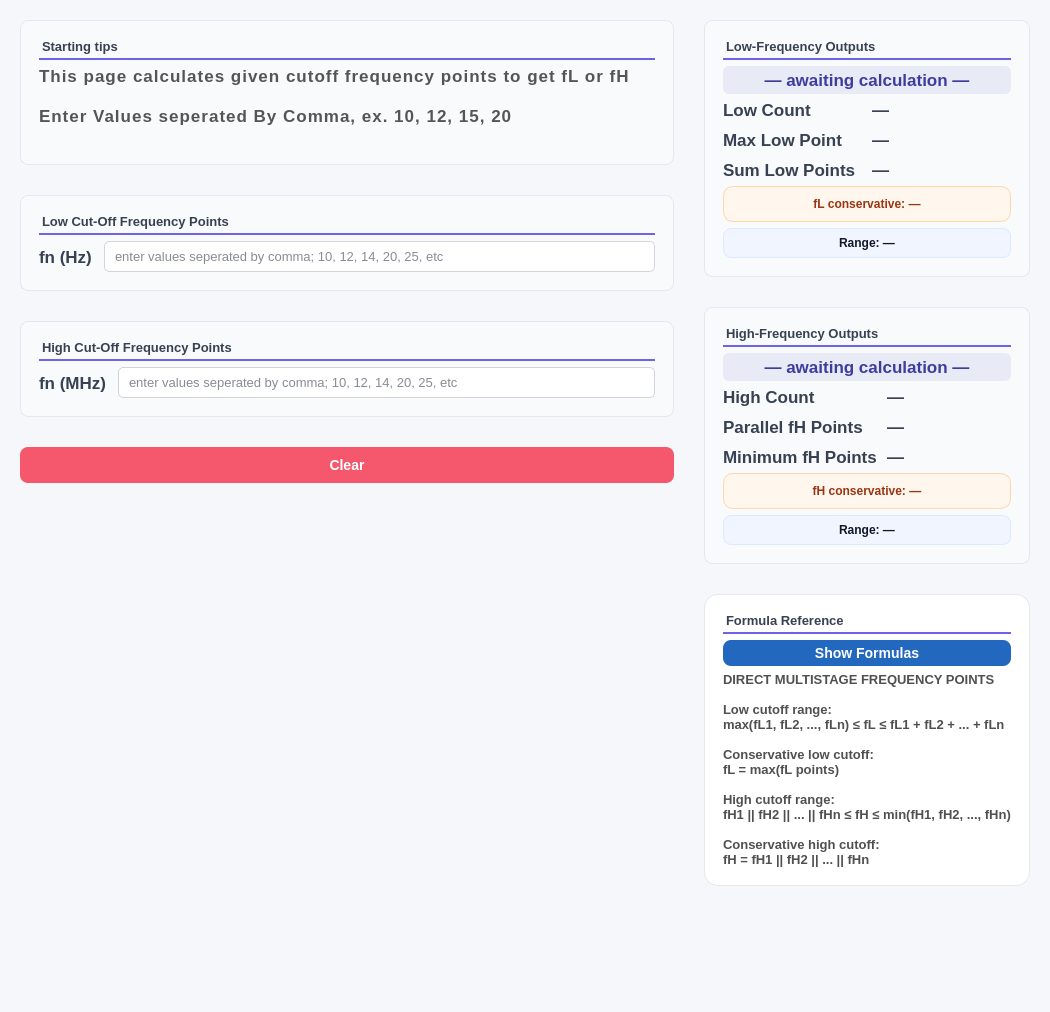
<?xml version="1.0" encoding="UTF-8"?>
<ui version="4.0">
 <class>CutoffFrequency</class>
 <widget class="QWidget" name="CutoffFrequency">
  <property name="geometry">
   <rect>
    <x>0</x>
    <y>0</y>
    <width>1050</width>
    <height>1012</height>
   </rect>
  </property>
  <property name="sizePolicy">
   <sizepolicy hsizetype="Preferred" vsizetype="Fixed">
    <horstretch>0</horstretch>
    <verstretch>0</verstretch>
   </sizepolicy>
  </property>
  <property name="windowTitle">
   <string>CE-CC Multistage Frequency Response</string>
  </property>
  <property name="styleSheet">
   <string notr="true">QWidget {
background-color: #f5f7fa;
}
QLineEdit {
    background-color: #ffffff;
    border: 1px solid #d1d5db;
    border-radius: 5px;

    padding: 6px 8px;

    color: #111827;
    font-size: 13px;
    font-family: &quot;JetBrains Mono&quot;, &quot;Consolas&quot;, monospace;
}

QLineEdit:focus {
    border: 1px solid #667EEA;
    background-color: #f9fafb;
}
QLabel {
    color: #374151;
    font-family: &quot;Rockwell&quot;;
    font-size: 13pt;
    font-weight: bold;
    background: transparent;
    border: none;
}
QLineEdit:disabled {
    background-color: #f1f5f9;
    color: #94a3b8;
    border: 1px solid #cbd5e1;
}</string>
  </property>
  <layout class="QHBoxLayout" name="horizontalLayout">
   <property name="spacing">
    <number>30</number>
   </property>
   <property name="leftMargin">
    <number>20</number>
   </property>
   <property name="topMargin">
    <number>20</number>
   </property>
   <property name="rightMargin">
    <number>20</number>
   </property>
   <property name="bottomMargin">
    <number>20</number>
   </property>
   <item>
    <layout class="QVBoxLayout" name="layoutLeftColumn">
     <item>
      <widget class="QFrame" name="cardGeneral">
       <property name="maximumSize">
        <size>
         <width>1000</width>
         <height>16777215</height>
        </size>
       </property>
       <property name="styleSheet">
        <string notr="true">#cardGeneral { 
background-color: #f8fafc;
color: #334155;
border-radius: 8px;
border: 1px solid #e2e8f0;
}
</string>
       </property>
       <property name="card" stdset="0">
        <bool>true</bool>
       </property>
       <layout class="QVBoxLayout" name="verticalLayoutGeneral">
        <property name="leftMargin">
         <number>18</number>
        </property>
        <property name="topMargin">
         <number>18</number>
        </property>
        <property name="rightMargin">
         <number>18</number>
        </property>
        <property name="bottomMargin">
         <number>18</number>
        </property>
        <item>
         <widget class="QLabel" name="labelStartingTips">
          <property name="sizePolicy">
           <sizepolicy hsizetype="Preferred" vsizetype="Fixed">
            <horstretch>0</horstretch>
            <verstretch>0</verstretch>
           </sizepolicy>
          </property>
          <property name="styleSheet">
           <string notr="true">QLabel {
    color: #374151;
    font-size: 13px;
    font-weight: 600;
	background-color: transparent;
    padding-bottom: 4px;
    border: none;
    border-bottom: 2px solid #6D63E8;
	
	
	font: 13pt &quot;Rockwell&quot;;
}</string>
          </property>
          <property name="text">
           <string>Starting tips</string>
          </property>
          <property name="sectionTitle" stdset="0">
           <bool>true</bool>
          </property>
         </widget>
        </item>
        <item>
         <widget class="QLabel" name="labelNote">
          <property name="sizePolicy">
           <sizepolicy hsizetype="Preferred" vsizetype="Fixed">
            <horstretch>0</horstretch>
            <verstretch>0</verstretch>
           </sizepolicy>
          </property>
          <property name="styleSheet">
           <string notr="true">font: 600 10pt 'Segoe UI'; color: rgb(85, 85, 85); letter-spacing: 1px;</string>
          </property>
          <property name="text">
           <string>This page calculates given cutoff frequency points to get fL or fH

Enter Values seperated By Comma, ex. 10, 12, 15, 20</string>
          </property>
         </widget>
        </item>
        <item>
         <spacer name="verticalSpacer_3">
          <property name="orientation">
           <enum>Qt::Orientation::Vertical</enum>
          </property>
          <property name="sizeType">
           <enum>QSizePolicy::Policy::Fixed</enum>
          </property>
          <property name="sizeHint" stdset="0">
           <size>
            <width>20</width>
            <height>20</height>
           </size>
          </property>
         </spacer>
        </item>
       </layout>
      </widget>
     </item>
     <item>
      <widget class="QFrame" name="cardStages">
       <property name="maximumSize">
        <size>
         <width>1000</width>
         <height>16777215</height>
        </size>
       </property>
       <property name="styleSheet">
        <string notr="true">#cardStages { 
background-color: #f8fafc;
color: #334155;
border-radius: 8px;
border: 1px solid #e2e8f0;
}
</string>
       </property>
       <property name="card" stdset="0">
        <bool>true</bool>
       </property>
       <layout class="QHBoxLayout" name="layoutStages">
        <property name="leftMargin">
         <number>18</number>
        </property>
        <property name="topMargin">
         <number>18</number>
        </property>
        <property name="rightMargin">
         <number>18</number>
        </property>
        <property name="bottomMargin">
         <number>18</number>
        </property>
        <item>
         <layout class="QVBoxLayout" name="layoutCE">
          <item>
           <widget class="QLabel" name="labelCETitle">
            <property name="sizePolicy">
             <sizepolicy hsizetype="Preferred" vsizetype="Fixed">
              <horstretch>0</horstretch>
              <verstretch>0</verstretch>
             </sizepolicy>
            </property>
            <property name="styleSheet">
             <string notr="true">QLabel {
    color: #374151;
    font-size: 13px;
    font-weight: 600;
	background-color: transparent;
    padding-bottom: 4px;
    border: none;
    border-bottom: 2px solid #6D63E8;
	
	
	font: 13pt &quot;Rockwell&quot;;
}</string>
            </property>
            <property name="text">
             <string>Low Cut-Off Frequency Points</string>
            </property>
            <property name="sectionTitle" stdset="0">
             <bool>true</bool>
            </property>
           </widget>
          </item>
          <item>
           <layout class="QGridLayout" name="gridCE">
            <property name="horizontalSpacing">
             <number>12</number>
            </property>
            <property name="verticalSpacing">
             <number>8</number>
            </property>
            <item row="0" column="0">
             <widget class="QLabel" name="labelfn">
              <property name="text">
               <string>fn (Hz)</string>
              </property>
              <property name="fieldLabel" stdset="0">
               <bool>true</bool>
              </property>
             </widget>
            </item>
            <item row="0" column="1">
             <widget class="QLineEdit" name="lineLowPoints">
              <property name="placeholderText">
               <string>enter values seperated by comma; 10, 12, 14, 20, 25, etc</string>
              </property>
             </widget>
            </item>
           </layout>
          </item>
         </layout>
        </item>
       </layout>
      </widget>
     </item>
     <item>
      <widget class="QFrame" name="cardStages_2">
       <property name="maximumSize">
        <size>
         <width>1000</width>
         <height>16777215</height>
        </size>
       </property>
       <property name="styleSheet">
        <string notr="true">#cardStages_2 { 
background-color: #f8fafc;
color: #334155;
border-radius: 8px;
border: 1px solid #e2e8f0;
}
</string>
       </property>
       <property name="card" stdset="0">
        <bool>true</bool>
       </property>
       <layout class="QHBoxLayout" name="layoutStages_2">
        <property name="leftMargin">
         <number>18</number>
        </property>
        <property name="topMargin">
         <number>18</number>
        </property>
        <property name="rightMargin">
         <number>18</number>
        </property>
        <property name="bottomMargin">
         <number>18</number>
        </property>
        <item>
         <layout class="QVBoxLayout" name="layoutCC_2">
          <item>
           <widget class="QLabel" name="labelCCTitle">
            <property name="sizePolicy">
             <sizepolicy hsizetype="Preferred" vsizetype="Fixed">
              <horstretch>0</horstretch>
              <verstretch>0</verstretch>
             </sizepolicy>
            </property>
            <property name="styleSheet">
             <string notr="true">QLabel {
    color: #374151;
    font-size: 13px;
    font-weight: 600;
	background-color: transparent;
    padding-bottom: 4px;
    border: none;
    border-bottom: 2px solid #6D63E8;
	
	
	font: 13pt &quot;Rockwell&quot;;
}</string>
            </property>
            <property name="text">
             <string>High Cut-Off Frequency Points</string>
            </property>
            <property name="sectionTitle" stdset="0">
             <bool>true</bool>
            </property>
           </widget>
          </item>
          <item>
           <layout class="QGridLayout" name="gridCC">
            <property name="horizontalSpacing">
             <number>12</number>
            </property>
            <property name="verticalSpacing">
             <number>8</number>
            </property>
            <item row="0" column="0">
             <widget class="QLabel" name="labelHighfn">
              <property name="text">
               <string>fn (MHz)</string>
              </property>
              <property name="fieldLabel" stdset="0">
               <bool>true</bool>
              </property>
             </widget>
            </item>
            <item row="0" column="1">
             <widget class="QLineEdit" name="lineHighPoints">
              <property name="placeholderText">
               <string>enter values seperated by comma; 10, 12, 14, 20, 25, etc</string>
              </property>
             </widget>
            </item>
           </layout>
          </item>
         </layout>
        </item>
       </layout>
      </widget>
     </item>
     <item>
      <widget class="QPushButton" name="pushButtonClear">
       <property name="cursor">
        <cursorShape>PointingHandCursor</cursorShape>
       </property>
       <property name="styleSheet">
        <string notr="true">QPushButton {
    background-color: #f5576c;
    color: white;
    border: none;
    border-radius: 8px;
    font-size: 14px;
    font-weight: 600; /* 'Semi-bold' for the Inter font vibe */
    padding: 10px 20px;
}

QPushButton:hover {
    background-color: #e5475c;
}

QPushButton:pressed {
    background-color: #d93f53; /* slightly darker for click feedback */
}

QPushButton:disabled {
    background-color: #e0e0e0;
    color: #999999;
}
</string>
       </property>
       <property name="text">
        <string>Clear</string>
       </property>
      </widget>
     </item>
     <item>
      <spacer name="verticalSpacer">
       <property name="orientation">
        <enum>Qt::Orientation::Vertical</enum>
       </property>
       <property name="sizeHint" stdset="0">
        <size>
         <width>20</width>
         <height>40</height>
        </size>
       </property>
      </spacer>
     </item>
    </layout>
   </item>
   <item>
    <layout class="QVBoxLayout" name="verticalLayout_2">
     <item>
      <layout class="QVBoxLayout" name="verticalLayout">
       <item>
        <widget class="QFrame" name="cardOutputs">
         <property name="styleSheet">
          <string notr="true">#cardOutputs { 
background-color: #f8fafc;
color: #334155;
border-radius: 8px;
border: 1px solid #e2e8f0;
}
</string>
         </property>
         <property name="card" stdset="0">
          <bool>true</bool>
         </property>
         <layout class="QVBoxLayout" name="verticalLayoutOutputs">
          <property name="leftMargin">
           <number>18</number>
          </property>
          <property name="topMargin">
           <number>18</number>
          </property>
          <property name="rightMargin">
           <number>18</number>
          </property>
          <property name="bottomMargin">
           <number>18</number>
          </property>
          <item>
           <widget class="QLabel" name="labelLowTitle">
            <property name="sizePolicy">
             <sizepolicy hsizetype="Preferred" vsizetype="Fixed">
              <horstretch>0</horstretch>
              <verstretch>0</verstretch>
             </sizepolicy>
            </property>
            <property name="styleSheet">
             <string notr="true">QLabel {
    color: #374151;
    font-size: 13px;
    font-weight: 600;
	background-color: transparent;
    padding-bottom: 4px;
    border: none;
    border-bottom: 2px solid #6D63E8;
	
	
	font: 13pt &quot;Rockwell&quot;;
}</string>
            </property>
            <property name="text">
             <string>Low-Frequency Outputs</string>
            </property>
            <property name="sectionTitle" stdset="0">
             <bool>true</bool>
            </property>
           </widget>
          </item>
          <item>
           <widget class="QLabel" name="labelLowMode">
            <property name="styleSheet">
             <string notr="true">QLabel {
    background-color: #e8eaf6;
    color: #3d3d9e;
    border-radius: 6px;
    font: 700 11pt &quot;Rockwell&quot;;
    padding: 4px 14px; 
    qproperty-alignment: AlignCenter;
}</string>
            </property>
            <property name="text">
             <string>— awaiting calculation —</string>
            </property>
            <property name="alignment">
             <set>Qt::AlignmentFlag::AlignCenter</set>
            </property>
           </widget>
          </item>
          <item>
           <layout class="QGridLayout" name="gridHighOutputs_2">
            <property name="spacing">
             <number>10</number>
            </property>
            <item row="1" column="0">
             <widget class="QLabel" name="labelLowMaxTitle">
              <property name="styleSheet">
               <string notr="true">QLabel {
    color: #374151;
    font-family: &quot;Rockwell&quot;;
    font-size: 13pt;
    font-weight: bold;
    background: transparent;
    border: none;
}</string>
              </property>
              <property name="text">
               <string>Max Low Point</string>
              </property>
              <property name="fieldLabel" stdset="0">
               <bool>true</bool>
              </property>
             </widget>
            </item>
            <item row="0" column="0">
             <widget class="QLabel" name="labelLowCountTitle">
              <property name="styleSheet">
               <string notr="true">QLabel {
    color: #374151;
    font-family: &quot;Rockwell&quot;;
    font-size: 13pt;
    font-weight: bold;
    background: transparent;
    border: none;
}</string>
              </property>
              <property name="text">
               <string>Low Count</string>
              </property>
              <property name="fieldLabel" stdset="0">
               <bool>true</bool>
              </property>
             </widget>
            </item>
            <item row="1" column="1">
             <widget class="QLabel" name="labelLowMax">
              <property name="text">
               <string>—</string>
              </property>
              <property name="outputBox" stdset="0">
               <bool>true</bool>
              </property>
             </widget>
            </item>
            <item row="2" column="1">
             <widget class="QLabel" name="labelLowSum">
              <property name="text">
               <string>—</string>
              </property>
              <property name="outputBox" stdset="0">
               <bool>true</bool>
              </property>
             </widget>
            </item>
            <item row="0" column="1">
             <widget class="QLabel" name="labelLowCount">
              <property name="text">
               <string>—</string>
              </property>
              <property name="outputBox" stdset="0">
               <bool>true</bool>
              </property>
             </widget>
            </item>
            <item row="2" column="0">
             <widget class="QLabel" name="labelLowSumTitle">
              <property name="text">
               <string>Sum Low Points</string>
              </property>
              <property name="fieldLabel" stdset="0">
               <bool>true</bool>
              </property>
             </widget>
            </item>
           </layout>
          </item>
          <item>
           <widget class="QLabel" name="labelFLConservative">
            <property name="styleSheet">
             <string notr="true">QLabel {
    background-color: #fff7ed;
    border: 1px solid #fed7aa;
    border-radius: 10px;
    padding: 10px;
    color: #9a3412;
    font-size: 12px;
    font-weight: 700;
}</string>
            </property>
            <property name="text">
             <string>fL conservative: —</string>
            </property>
            <property name="alignment">
             <set>Qt::AlignmentFlag::AlignCenter</set>
            </property>
           </widget>
          </item>
          <item>
           <widget class="QLabel" name="labelFLRange">
            <property name="styleSheet">
             <string notr="true">QLabel {
    background-color: #f0f5ff;
    border: 1px solid #dbeafe;
    border-radius: 8px;
    padding: 7px 5px;
    color: #111827;
    font-size: 12px;
}</string>
            </property>
            <property name="text">
             <string>Range: —</string>
            </property>
            <property name="alignment">
             <set>Qt::AlignmentFlag::AlignCenter</set>
            </property>
           </widget>
          </item>
         </layout>
        </widget>
       </item>
       <item>
        <widget class="QFrame" name="cardOutputs_2">
         <property name="styleSheet">
          <string notr="true">#cardOutputs_2 { 
background-color: #f8fafc;
color: #334155;
border-radius: 8px;
border: 1px solid #e2e8f0;
}
</string>
         </property>
         <property name="card" stdset="0">
          <bool>true</bool>
         </property>
         <layout class="QVBoxLayout" name="verticalLayoutOutputs_2">
          <property name="leftMargin">
           <number>18</number>
          </property>
          <property name="topMargin">
           <number>18</number>
          </property>
          <property name="rightMargin">
           <number>18</number>
          </property>
          <property name="bottomMargin">
           <number>18</number>
          </property>
          <item>
           <widget class="QLabel" name="labelHighTitle">
            <property name="sizePolicy">
             <sizepolicy hsizetype="Preferred" vsizetype="Fixed">
              <horstretch>0</horstretch>
              <verstretch>0</verstretch>
             </sizepolicy>
            </property>
            <property name="styleSheet">
             <string notr="true">QLabel {
    color: #374151;
    font-size: 13px;
    font-weight: 600;
	background-color: transparent;
    padding-bottom: 4px;
    border: none;
    border-bottom: 2px solid #6D63E8;
	
	
	font: 13pt &quot;Rockwell&quot;;
}</string>
            </property>
            <property name="text">
             <string>High-Frequency Outputs</string>
            </property>
            <property name="sectionTitle" stdset="0">
             <bool>true</bool>
            </property>
           </widget>
          </item>
          <item>
           <widget class="QLabel" name="labelHighMode">
            <property name="styleSheet">
             <string notr="true">QLabel {
    background-color: #e8eaf6;
    color: #3d3d9e;
    border-radius: 6px;
    font: 700 11pt &quot;Rockwell&quot;;
    padding: 4px 14px; 
    qproperty-alignment: AlignCenter;
}</string>
            </property>
            <property name="text">
             <string>— awaiting calculation —</string>
            </property>
            <property name="alignment">
             <set>Qt::AlignmentFlag::AlignCenter</set>
            </property>
           </widget>
          </item>
          <item>
           <layout class="QGridLayout" name="gridHighOutputs">
            <property name="spacing">
             <number>10</number>
            </property>
            <item row="2" column="1">
             <widget class="QLabel" name="labelHighMin">
              <property name="text">
               <string>—</string>
              </property>
              <property name="outputBox" stdset="0">
               <bool>true</bool>
              </property>
             </widget>
            </item>
            <item row="1" column="1">
             <widget class="QLabel" name="labelHighParallel">
              <property name="text">
               <string>—</string>
              </property>
              <property name="outputBox" stdset="0">
               <bool>true</bool>
              </property>
             </widget>
            </item>
            <item row="1" column="0">
             <widget class="QLabel" name="labelHighParallelTitle">
              <property name="text">
               <string>Parallel fH Points</string>
              </property>
              <property name="fieldLabel" stdset="0">
               <bool>true</bool>
              </property>
             </widget>
            </item>
            <item row="0" column="1">
             <widget class="QLabel" name="labelHighCount">
              <property name="text">
               <string>—</string>
              </property>
              <property name="outputBox" stdset="0">
               <bool>true</bool>
              </property>
             </widget>
            </item>
            <item row="2" column="0">
             <widget class="QLabel" name="labelHighMinTitle">
              <property name="text">
               <string>Minimum fH Points</string>
              </property>
              <property name="fieldLabel" stdset="0">
               <bool>true</bool>
              </property>
             </widget>
            </item>
            <item row="0" column="0">
             <widget class="QLabel" name="labelHighCountTitle">
              <property name="styleSheet">
               <string notr="true">QLabel {
    color: #374151;
    font-family: &quot;Rockwell&quot;;
    font-size: 13pt;
    font-weight: bold;
    background: transparent;
    border: none;
}</string>
              </property>
              <property name="text">
               <string>High Count</string>
              </property>
              <property name="fieldLabel" stdset="0">
               <bool>true</bool>
              </property>
             </widget>
            </item>
           </layout>
          </item>
          <item>
           <widget class="QLabel" name="labelFHConservative">
            <property name="styleSheet">
             <string notr="true">QLabel {
    background-color: #fff7ed;
    border: 1px solid #fed7aa;
    border-radius: 10px;
    padding: 10px;
    color: #9a3412;
    font-size: 12px;
    font-weight: 700;
}</string>
            </property>
            <property name="text">
             <string>fH conservative: —</string>
            </property>
            <property name="alignment">
             <set>Qt::AlignmentFlag::AlignCenter</set>
            </property>
           </widget>
          </item>
          <item>
           <widget class="QLabel" name="labelFHRange">
            <property name="styleSheet">
             <string notr="true">QLabel {
    background-color: #f0f5ff;
    border: 1px solid #dbeafe;
    border-radius: 8px;
    padding: 7px 5px;
    color: #111827;
    font-size: 12px;
}</string>
            </property>
            <property name="text">
             <string>Range: —</string>
            </property>
            <property name="alignment">
             <set>Qt::AlignmentFlag::AlignCenter</set>
            </property>
           </widget>
          </item>
         </layout>
        </widget>
       </item>
      </layout>
     </item>
     <item>
      <widget class="QFrame" name="frameFormula">
       <property name="styleSheet">
        <string notr="true">#frameFormula { 
	background-color: #ffffff; 
	border-right: 1px solid #e5e7eb;
    background-color: white;
    border: 1px solid #e5e7eb;
    border-radius: 14px;
}
</string>
       </property>
       <property name="card" stdset="0">
        <bool>true</bool>
       </property>
       <layout class="QVBoxLayout" name="verticalLayoutFormula">
        <property name="leftMargin">
         <number>18</number>
        </property>
        <property name="topMargin">
         <number>18</number>
        </property>
        <property name="rightMargin">
         <number>18</number>
        </property>
        <property name="bottomMargin">
         <number>18</number>
        </property>
        <item>
         <widget class="QLabel" name="labelFormulaTitle">
          <property name="sizePolicy">
           <sizepolicy hsizetype="Preferred" vsizetype="Fixed">
            <horstretch>0</horstretch>
            <verstretch>0</verstretch>
           </sizepolicy>
          </property>
          <property name="styleSheet">
           <string notr="true">QLabel {
    color: #374151;
    font-size: 13px;
    font-weight: 600;
	background-color: transparent;
    padding-bottom: 4px;
    border: none;
    border-bottom: 2px solid #6D63E8;
	
	
	font: 13pt &quot;Rockwell&quot;;
}</string>
          </property>
          <property name="text">
           <string>Formula Reference</string>
          </property>
          <property name="sectionTitle" stdset="0">
           <bool>true</bool>
          </property>
         </widget>
        </item>
        <item>
         <widget class="QPushButton" name="pushButtonShowFormulas">
          <property name="styleSheet">
           <string notr="true">QPushButton {
    /* Your original blue */
    background-color: rgb(34, 104, 190); 
    color: white;
    border: none;
    border-radius: 8px;
    font-size: 14px;
    font-weight: 600;
    padding: 5px 20px;
}

QPushButton:hover {
    /* A slightly brighter, more vibrant version of your blue */
    background-color: rgb(46, 126, 219); 
}

QPushButton:pressed {
    /* A deeper, more saturated version for tactile feedback */
    background-color: rgb(26, 86, 161); 
}

QPushButton:disabled {
    background-color: #e2e8f0;
    color: #94a3b8;
}</string>
          </property>
          <property name="text">
           <string>Show Formulas</string>
          </property>
         </widget>
        </item>
        <item>
         <widget class="QLabel" name="labelFormulaText">
          <property name="styleSheet">
           <string notr="true">QLabel {
    color: rgb(80, 80, 80);                  /* soft dark gray */
    font-size: 13px;
    font-weight: 500;
    font-family: &quot;Segoe UI&quot;, &quot;Roboto&quot;, sans-serif;
}</string>
          </property>
          <property name="text">
           <string>DIRECT MULTISTAGE FREQUENCY POINTS

Low cutoff range:
max(fL1, fL2, ..., fLn) ≤ fL ≤ fL1 + fL2 + ... + fLn

Conservative low cutoff:
fL = max(fL points)

High cutoff range:
fH1 || fH2 || ... || fHn ≤ fH ≤ min(fH1, fH2, ..., fHn)

Conservative high cutoff:
fH = fH1 || fH2 || ... || fHn</string>
          </property>
          <property name="wordWrap">
           <bool>true</bool>
          </property>
         </widget>
        </item>
       </layout>
      </widget>
     </item>
     <item>
      <spacer name="verticalSpacer_2">
       <property name="orientation">
        <enum>Qt::Orientation::Vertical</enum>
       </property>
       <property name="sizeHint" stdset="0">
        <size>
         <width>20</width>
         <height>40</height>
        </size>
       </property>
      </spacer>
     </item>
    </layout>
   </item>
  </layout>
 </widget>
 <resources/>
 <connections/>
</ui>
